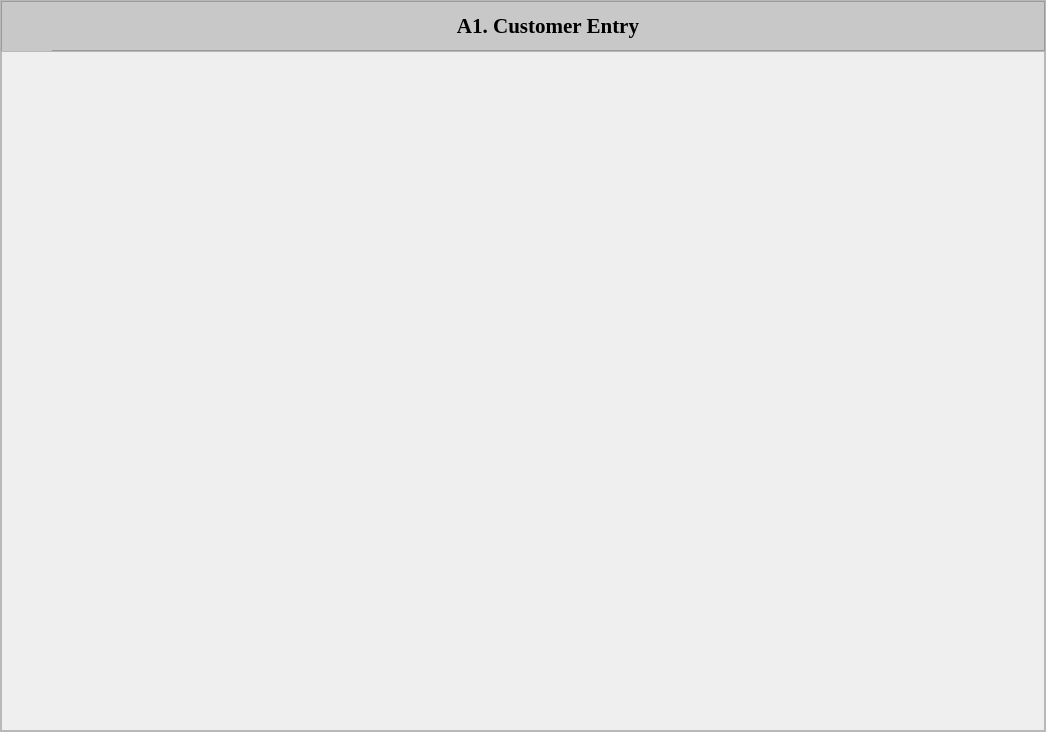
<?xml version="1.0" encoding="UTF-8"?>
<ui version="4.0">
 <class>MainWindow</class>
 <widget class="QMainWindow" name="MainWindow">
  <property name="geometry">
   <rect>
    <x>0</x>
    <y>0</y>
    <width>1046</width>
    <height>732</height>
   </rect>
  </property>
  <property name="sizePolicy">
   <sizepolicy hsizetype="Preferred" vsizetype="Preferred">
    <horstretch>0</horstretch>
    <verstretch>0</verstretch>
   </sizepolicy>
  </property>
  <property name="minimumSize">
   <size>
    <width>1000</width>
    <height>600</height>
   </size>
  </property>
  <property name="maximumSize">
   <size>
    <width>16777215</width>
    <height>16777215</height>
   </size>
  </property>
  <property name="windowTitle">
   <string>Master Maintenance</string>
  </property>
  <property name="layoutDirection">
   <enum>Qt::LeftToRight</enum>
  </property>
  <property name="autoFillBackground">
   <bool>false</bool>
  </property>
  <property name="styleSheet">
   <string notr="true"/>
  </property>
  <property name="dockNestingEnabled">
   <bool>false</bool>
  </property>
  <widget class="QWidget" name="centralwidget">
   <property name="minimumSize">
    <size>
     <width>1000</width>
     <height>600</height>
    </size>
   </property>
   <layout class="QHBoxLayout" name="horizontalLayout">
    <property name="spacing">
     <number>0</number>
    </property>
    <property name="leftMargin">
     <number>0</number>
    </property>
    <property name="topMargin">
     <number>0</number>
    </property>
    <property name="rightMargin">
     <number>0</number>
    </property>
    <property name="bottomMargin">
     <number>0</number>
    </property>
    <item>
     <widget class="QFrame" name="frame">
      <property name="minimumSize">
       <size>
        <width>990</width>
        <height>614</height>
       </size>
      </property>
      <property name="frameShape">
       <enum>QFrame::NoFrame</enum>
      </property>
      <property name="frameShadow">
       <enum>QFrame::Raised</enum>
      </property>
      <property name="lineWidth">
       <number>4</number>
      </property>
      <layout class="QHBoxLayout">
       <property name="spacing">
        <number>0</number>
       </property>
       <property name="leftMargin">
        <number>0</number>
       </property>
       <property name="topMargin">
        <number>0</number>
       </property>
       <property name="rightMargin">
        <number>0</number>
       </property>
       <property name="bottomMargin">
        <number>0</number>
       </property>
       <item alignment="Qt::AlignRight">
        <widget class="QFrame" name="sideMenuContainer">
         <property name="sizePolicy">
          <sizepolicy hsizetype="Maximum" vsizetype="Preferred">
           <horstretch>0</horstretch>
           <verstretch>0</verstretch>
          </sizepolicy>
         </property>
         <property name="minimumSize">
          <size>
           <width>0</width>
           <height>0</height>
          </size>
         </property>
         <property name="maximumSize">
          <size>
           <width>0</width>
           <height>16777215</height>
          </size>
         </property>
         <property name="styleSheet">
          <string notr="true">QFrame{
background-color: rgb(226, 226, 226);
}</string>
         </property>
         <property name="frameShape">
          <enum>QFrame::StyledPanel</enum>
         </property>
         <property name="frameShadow">
          <enum>QFrame::Raised</enum>
         </property>
         <property name="lineWidth">
          <number>0</number>
         </property>
         <layout class="QVBoxLayout" name="verticalLayout_3">
          <property name="spacing">
           <number>0</number>
          </property>
          <property name="leftMargin">
           <number>0</number>
          </property>
          <property name="topMargin">
           <number>0</number>
          </property>
          <property name="rightMargin">
           <number>0</number>
          </property>
          <property name="bottomMargin">
           <number>0</number>
          </property>
          <item>
           <widget class="QFrame" name="frame_2">
            <property name="minimumSize">
             <size>
              <width>200</width>
              <height>0</height>
             </size>
            </property>
            <property name="font">
             <font>
              <family>Century Gothic</family>
              <pointsize>15</pointsize>
              <italic>false</italic>
              <underline>false</underline>
             </font>
            </property>
            <property name="styleSheet">
             <string notr="true">QPushButton {
color: rgb(0, 0, 0);
border-style: outset;
padding: 0px;
border-width: 1px;
border-radius: 0px;
border-color: rgb(122, 122, 122);
background-color: rgb(225, 225, 225);
border-right: none;
border-left: none;
}
QPushButton:hover{
background-color: rgb(180, 255, 255);
border-color: rgb(85, 0, 255);
}
QGroupBox{
background-color: rgb(200, 200, 200);
border: none
}

</string>
            </property>
            <layout class="QVBoxLayout" name="verticalLayout">
             <property name="spacing">
              <number>0</number>
             </property>
             <property name="leftMargin">
              <number>0</number>
             </property>
             <property name="topMargin">
              <number>0</number>
             </property>
             <property name="rightMargin">
              <number>0</number>
             </property>
             <property name="bottomMargin">
              <number>0</number>
             </property>
             <item>
              <widget class="QLabel" name="menuLabel">
               <property name="minimumSize">
                <size>
                 <width>0</width>
                 <height>50</height>
                </size>
               </property>
               <property name="font">
                <font>
                 <family>Calibri</family>
                 <pointsize>15</pointsize>
                 <weight>50</weight>
                 <bold>false</bold>
                </font>
               </property>
               <property name="styleSheet">
                <string notr="true">background-color: rgb(200, 200, 200);</string>
               </property>
               <property name="text">
                <string>MENU</string>
               </property>
               <property name="alignment">
                <set>Qt::AlignCenter</set>
               </property>
              </widget>
             </item>
             <item>
              <widget class="QPushButton" name="customerEntryBtn">
               <property name="sizePolicy">
                <sizepolicy hsizetype="Minimum" vsizetype="Expanding">
                 <horstretch>0</horstretch>
                 <verstretch>0</verstretch>
                </sizepolicy>
               </property>
               <property name="minimumSize">
                <size>
                 <width>80</width>
                 <height>50</height>
                </size>
               </property>
               <property name="font">
                <font>
                 <pointsize>10</pointsize>
                 <weight>50</weight>
                 <italic>false</italic>
                 <bold>false</bold>
                </font>
               </property>
               <property name="styleSheet">
                <string notr="true"/>
               </property>
               <property name="text">
                <string>Customer Entry</string>
               </property>
               <property name="default">
                <bool>false</bool>
               </property>
               <property name="flat">
                <bool>false</bool>
               </property>
              </widget>
             </item>
             <item>
              <widget class="QPushButton" name="contPriceOneBtn">
               <property name="sizePolicy">
                <sizepolicy hsizetype="Minimum" vsizetype="Expanding">
                 <horstretch>0</horstretch>
                 <verstretch>0</verstretch>
                </sizepolicy>
               </property>
               <property name="minimumSize">
                <size>
                 <width>80</width>
                 <height>50</height>
                </size>
               </property>
               <property name="font">
                <font>
                 <pointsize>10</pointsize>
                 <weight>50</weight>
                 <italic>false</italic>
                 <bold>false</bold>
                </font>
               </property>
               <property name="text">
                <string>Contractor Price List-1</string>
               </property>
               <property name="default">
                <bool>false</bool>
               </property>
               <property name="flat">
                <bool>false</bool>
               </property>
              </widget>
             </item>
             <item>
              <widget class="QPushButton" name="rwContBtn">
               <property name="sizePolicy">
                <sizepolicy hsizetype="Minimum" vsizetype="Expanding">
                 <horstretch>0</horstretch>
                 <verstretch>0</verstretch>
                </sizepolicy>
               </property>
               <property name="minimumSize">
                <size>
                 <width>80</width>
                 <height>50</height>
                </size>
               </property>
               <property name="font">
                <font>
                 <pointsize>10</pointsize>
                 <weight>50</weight>
                 <italic>false</italic>
                 <bold>false</bold>
                </font>
               </property>
               <property name="text">
                <string>RW Contractor</string>
               </property>
               <property name="default">
                <bool>false</bool>
               </property>
               <property name="flat">
                <bool>false</bool>
               </property>
              </widget>
             </item>
             <item>
              <widget class="QPushButton" name="contPriceTwoBtn">
               <property name="sizePolicy">
                <sizepolicy hsizetype="Minimum" vsizetype="Expanding">
                 <horstretch>0</horstretch>
                 <verstretch>0</verstretch>
                </sizepolicy>
               </property>
               <property name="minimumSize">
                <size>
                 <width>80</width>
                 <height>50</height>
                </size>
               </property>
               <property name="font">
                <font>
                 <pointsize>10</pointsize>
                 <weight>50</weight>
                 <italic>false</italic>
                 <bold>false</bold>
                </font>
               </property>
               <property name="text">
                <string>Contractor Price List-2</string>
               </property>
               <property name="default">
                <bool>false</bool>
               </property>
               <property name="flat">
                <bool>false</bool>
               </property>
              </widget>
             </item>
             <item>
              <widget class="QPushButton" name="rwSupplierBtn">
               <property name="sizePolicy">
                <sizepolicy hsizetype="Minimum" vsizetype="Expanding">
                 <horstretch>0</horstretch>
                 <verstretch>0</verstretch>
                </sizepolicy>
               </property>
               <property name="minimumSize">
                <size>
                 <width>80</width>
                 <height>50</height>
                </size>
               </property>
               <property name="font">
                <font>
                 <pointsize>10</pointsize>
                 <weight>50</weight>
                 <italic>false</italic>
                 <bold>false</bold>
                </font>
               </property>
               <property name="text">
                <string>RW Supplier</string>
               </property>
               <property name="default">
                <bool>false</bool>
               </property>
               <property name="flat">
                <bool>false</bool>
               </property>
              </widget>
             </item>
             <item>
              <widget class="QPushButton" name="contPriceFJBtn">
               <property name="sizePolicy">
                <sizepolicy hsizetype="Minimum" vsizetype="Expanding">
                 <horstretch>0</horstretch>
                 <verstretch>0</verstretch>
                </sizepolicy>
               </property>
               <property name="minimumSize">
                <size>
                 <width>80</width>
                 <height>50</height>
                </size>
               </property>
               <property name="font">
                <font>
                 <pointsize>10</pointsize>
                 <weight>50</weight>
                 <italic>false</italic>
                 <bold>false</bold>
                </font>
               </property>
               <property name="text">
                <string>Contractor Price List (Fj)</string>
               </property>
               <property name="default">
                <bool>false</bool>
               </property>
               <property name="flat">
                <bool>false</bool>
               </property>
              </widget>
             </item>
             <item>
              <widget class="QPushButton" name="userMaintBtn">
               <property name="sizePolicy">
                <sizepolicy hsizetype="Minimum" vsizetype="Expanding">
                 <horstretch>0</horstretch>
                 <verstretch>0</verstretch>
                </sizepolicy>
               </property>
               <property name="minimumSize">
                <size>
                 <width>80</width>
                 <height>50</height>
                </size>
               </property>
               <property name="font">
                <font>
                 <pointsize>10</pointsize>
                 <weight>50</weight>
                 <italic>false</italic>
                 <bold>false</bold>
                </font>
               </property>
               <property name="text">
                <string>User Maintenance</string>
               </property>
               <property name="default">
                <bool>false</bool>
               </property>
               <property name="flat">
                <bool>false</bool>
               </property>
              </widget>
             </item>
             <item>
              <widget class="QPushButton" name="fwContChargeBtn">
               <property name="sizePolicy">
                <sizepolicy hsizetype="Minimum" vsizetype="Expanding">
                 <horstretch>0</horstretch>
                 <verstretch>0</verstretch>
                </sizepolicy>
               </property>
               <property name="minimumSize">
                <size>
                 <width>80</width>
                 <height>50</height>
                </size>
               </property>
               <property name="font">
                <font>
                 <pointsize>10</pointsize>
                 <weight>50</weight>
                 <italic>false</italic>
                 <bold>false</bold>
                </font>
               </property>
               <property name="text">
                <string>FW Contractor Charges</string>
               </property>
               <property name="default">
                <bool>false</bool>
               </property>
               <property name="flat">
                <bool>false</bool>
               </property>
              </widget>
             </item>
             <item>
              <widget class="QPushButton" name="kdChargeBtn">
               <property name="sizePolicy">
                <sizepolicy hsizetype="Minimum" vsizetype="Expanding">
                 <horstretch>0</horstretch>
                 <verstretch>0</verstretch>
                </sizepolicy>
               </property>
               <property name="minimumSize">
                <size>
                 <width>80</width>
                 <height>50</height>
                </size>
               </property>
               <property name="font">
                <font>
                 <pointsize>10</pointsize>
                 <weight>50</weight>
                 <italic>false</italic>
                 <bold>false</bold>
                </font>
               </property>
               <property name="text">
                <string>KD Charge</string>
               </property>
               <property name="default">
                <bool>false</bool>
               </property>
               <property name="flat">
                <bool>false</bool>
               </property>
              </widget>
             </item>
             <item>
              <widget class="QPushButton" name="rwChargeDurationBtn">
               <property name="sizePolicy">
                <sizepolicy hsizetype="Minimum" vsizetype="Expanding">
                 <horstretch>0</horstretch>
                 <verstretch>0</verstretch>
                </sizepolicy>
               </property>
               <property name="minimumSize">
                <size>
                 <width>80</width>
                 <height>50</height>
                </size>
               </property>
               <property name="font">
                <font>
                 <pointsize>10</pointsize>
                 <weight>50</weight>
                 <italic>false</italic>
                 <bold>false</bold>
                </font>
               </property>
               <property name="text">
                <string>RW Charge Duration</string>
               </property>
               <property name="default">
                <bool>false</bool>
               </property>
               <property name="flat">
                <bool>false</bool>
               </property>
              </widget>
             </item>
             <item>
              <widget class="QPushButton" name="ptChargeBtn">
               <property name="sizePolicy">
                <sizepolicy hsizetype="Minimum" vsizetype="Expanding">
                 <horstretch>0</horstretch>
                 <verstretch>0</verstretch>
                </sizepolicy>
               </property>
               <property name="minimumSize">
                <size>
                 <width>80</width>
                 <height>50</height>
                </size>
               </property>
               <property name="font">
                <font>
                 <pointsize>10</pointsize>
                 <weight>50</weight>
                 <italic>false</italic>
                 <bold>false</bold>
                </font>
               </property>
               <property name="text">
                <string>PT Charge</string>
               </property>
               <property name="default">
                <bool>false</bool>
               </property>
               <property name="flat">
                <bool>false</bool>
               </property>
              </widget>
             </item>
             <item>
              <widget class="QPushButton" name="fwrwSpeciesBtn">
               <property name="sizePolicy">
                <sizepolicy hsizetype="Minimum" vsizetype="Expanding">
                 <horstretch>0</horstretch>
                 <verstretch>0</verstretch>
                </sizepolicy>
               </property>
               <property name="minimumSize">
                <size>
                 <width>80</width>
                 <height>50</height>
                </size>
               </property>
               <property name="font">
                <font>
                 <pointsize>10</pointsize>
                 <weight>50</weight>
                 <italic>false</italic>
                 <bold>false</bold>
                </font>
               </property>
               <property name="text">
                <string>FW/RW Species</string>
               </property>
               <property name="default">
                <bool>false</bool>
               </property>
               <property name="flat">
                <bool>false</bool>
               </property>
              </widget>
             </item>
             <item>
              <widget class="QPushButton" name="stockInvoiceBtn">
               <property name="sizePolicy">
                <sizepolicy hsizetype="Minimum" vsizetype="Expanding">
                 <horstretch>0</horstretch>
                 <verstretch>0</verstretch>
                </sizepolicy>
               </property>
               <property name="minimumSize">
                <size>
                 <width>80</width>
                 <height>50</height>
                </size>
               </property>
               <property name="font">
                <font>
                 <pointsize>10</pointsize>
                 <weight>50</weight>
                 <italic>false</italic>
                 <bold>false</bold>
                </font>
               </property>
               <property name="text">
                <string>Stock Invoice</string>
               </property>
               <property name="default">
                <bool>false</bool>
               </property>
               <property name="flat">
                <bool>false</bool>
               </property>
              </widget>
             </item>
             <item>
              <widget class="QPushButton" name="fwCancelNoBtn">
               <property name="sizePolicy">
                <sizepolicy hsizetype="Minimum" vsizetype="Expanding">
                 <horstretch>0</horstretch>
                 <verstretch>0</verstretch>
                </sizepolicy>
               </property>
               <property name="minimumSize">
                <size>
                 <width>80</width>
                 <height>50</height>
                </size>
               </property>
               <property name="font">
                <font>
                 <pointsize>10</pointsize>
                 <weight>50</weight>
                 <italic>false</italic>
                 <bold>false</bold>
                </font>
               </property>
               <property name="text">
                <string>FW Cancel No</string>
               </property>
               <property name="default">
                <bool>false</bool>
               </property>
               <property name="flat">
                <bool>false</bool>
               </property>
              </widget>
             </item>
            </layout>
           </widget>
          </item>
         </layout>
        </widget>
       </item>
       <item>
        <widget class="QFrame" name="frame_4">
         <property name="sizePolicy">
          <sizepolicy hsizetype="Preferred" vsizetype="Preferred">
           <horstretch>0</horstretch>
           <verstretch>0</verstretch>
          </sizepolicy>
         </property>
         <property name="minimumSize">
          <size>
           <width>0</width>
           <height>0</height>
          </size>
         </property>
         <property name="frameShape">
          <enum>QFrame::StyledPanel</enum>
         </property>
         <property name="frameShadow">
          <enum>QFrame::Raised</enum>
         </property>
         <property name="lineWidth">
          <number>0</number>
         </property>
         <layout class="QVBoxLayout" name="verticalLayout_2">
          <property name="spacing">
           <number>0</number>
          </property>
          <property name="leftMargin">
           <number>0</number>
          </property>
          <property name="topMargin">
           <number>0</number>
          </property>
          <property name="rightMargin">
           <number>0</number>
          </property>
          <property name="bottomMargin">
           <number>0</number>
          </property>
          <item>
           <widget class="QFrame" name="frame_6">
            <property name="minimumSize">
             <size>
              <width>0</width>
              <height>50</height>
             </size>
            </property>
            <property name="maximumSize">
             <size>
              <width>16777215</width>
              <height>50</height>
             </size>
            </property>
            <property name="styleSheet">
             <string notr="true">background-color: rgb(200, 200, 200);</string>
            </property>
            <property name="frameShape">
             <enum>QFrame::StyledPanel</enum>
            </property>
            <property name="frameShadow">
             <enum>QFrame::Raised</enum>
            </property>
            <property name="lineWidth">
             <number>0</number>
            </property>
            <layout class="QFormLayout" name="formLayout">
             <property name="horizontalSpacing">
              <number>0</number>
             </property>
             <property name="verticalSpacing">
              <number>0</number>
             </property>
             <property name="leftMargin">
              <number>0</number>
             </property>
             <property name="topMargin">
              <number>0</number>
             </property>
             <property name="rightMargin">
              <number>0</number>
             </property>
             <property name="bottomMargin">
              <number>0</number>
             </property>
             <item row="0" column="0">
              <widget class="QPushButton" name="sideMenuBtn">
               <property name="minimumSize">
                <size>
                 <width>50</width>
                 <height>50</height>
                </size>
               </property>
               <property name="maximumSize">
                <size>
                 <width>50</width>
                 <height>50</height>
                </size>
               </property>
               <property name="styleSheet">
                <string notr="true">QPushButton {
color: rgb(0, 0, 0);
border-style: none;
padding: 2px;
border-width: 0px;
border-radius: 0px;
border-color: rgb(122, 122, 122);
background-color: rgb(200, 200, 200);
}
QPushButton:hover{
background-color: rgb(180, 255, 255);
border-color: rgb(85, 0, 255);
}</string>
               </property>
               <property name="text">
                <string/>
               </property>
               <property name="icon">
                <iconset>
                 <normaloff>:/icons/icons/menu-bar.png</normaloff>:/icons/icons/menu-bar.png</iconset>
               </property>
               <property name="iconSize">
                <size>
                 <width>33</width>
                 <height>33</height>
                </size>
               </property>
              </widget>
             </item>
             <item row="0" column="1">
              <widget class="QStackedWidget" name="stackedTitle">
               <property name="sizePolicy">
                <sizepolicy hsizetype="Preferred" vsizetype="Preferred">
                 <horstretch>0</horstretch>
                 <verstretch>0</verstretch>
                </sizepolicy>
               </property>
               <property name="font">
                <font>
                 <family>Times New Roman</family>
                 <pointsize>16</pointsize>
                 <weight>75</weight>
                 <bold>true</bold>
                </font>
               </property>
               <property name="frameShadow">
                <enum>QFrame::Raised</enum>
               </property>
               <property name="currentIndex">
                <number>0</number>
               </property>
               <widget class="QWidget" name="page">
                <layout class="QHBoxLayout" name="horizontalLayout_3">
                 <item>
                  <widget class="QLabel" name="label">
                   <property name="font">
                    <font>
                     <family>Times New Roman</family>
                     <pointsize>16</pointsize>
                     <weight>75</weight>
                     <bold>true</bold>
                    </font>
                   </property>
                   <property name="text">
                    <string>A1. Customer Entry</string>
                   </property>
                   <property name="alignment">
                    <set>Qt::AlignCenter</set>
                   </property>
                  </widget>
                 </item>
                </layout>
               </widget>
               <widget class="QWidget" name="page_2">
                <layout class="QHBoxLayout" name="horizontalLayout_4">
                 <item>
                  <widget class="QLabel" name="label_2">
                   <property name="font">
                    <font>
                     <family>Times New Roman</family>
                     <pointsize>16</pointsize>
                     <weight>75</weight>
                     <bold>true</bold>
                    </font>
                   </property>
                   <property name="text">
                    <string>A2. Contractor Master Data Entry</string>
                   </property>
                   <property name="alignment">
                    <set>Qt::AlignCenter</set>
                   </property>
                  </widget>
                 </item>
                </layout>
               </widget>
               <widget class="QWidget" name="page_3">
                <layout class="QHBoxLayout" name="horizontalLayout_6">
                 <item>
                  <widget class="QLabel" name="label_3">
                   <property name="font">
                    <font>
                     <family>Times New Roman</family>
                     <pointsize>16</pointsize>
                     <weight>75</weight>
                     <bold>true</bold>
                    </font>
                   </property>
                   <property name="text">
                    <string>A3. Rubber Wood Supplier Master Data Entry</string>
                   </property>
                   <property name="alignment">
                    <set>Qt::AlignCenter</set>
                   </property>
                  </widget>
                 </item>
                </layout>
               </widget>
               <widget class="QWidget" name="page_4">
                <layout class="QHBoxLayout" name="horizontalLayout_7">
                 <item>
                  <widget class="QLabel" name="label_4">
                   <property name="font">
                    <font>
                     <family>Times New Roman</family>
                     <pointsize>16</pointsize>
                     <weight>75</weight>
                     <bold>true</bold>
                    </font>
                   </property>
                   <property name="text">
                    <string>A4. User Authorization Maintenance</string>
                   </property>
                   <property name="alignment">
                    <set>Qt::AlignCenter</set>
                   </property>
                  </widget>
                 </item>
                </layout>
               </widget>
               <widget class="QWidget" name="page_5">
                <layout class="QHBoxLayout" name="horizontalLayout_8">
                 <item>
                  <widget class="QLabel" name="label_5">
                   <property name="minimumSize">
                    <size>
                     <width>0</width>
                     <height>0</height>
                    </size>
                   </property>
                   <property name="font">
                    <font>
                     <family>Times New Roman</family>
                     <pointsize>16</pointsize>
                     <weight>75</weight>
                     <bold>true</bold>
                    </font>
                   </property>
                   <property name="text">
                    <string>A5. KD Charges By Customer</string>
                   </property>
                   <property name="alignment">
                    <set>Qt::AlignCenter</set>
                   </property>
                  </widget>
                 </item>
                </layout>
               </widget>
               <widget class="QWidget" name="page_6">
                <layout class="QHBoxLayout" name="horizontalLayout_9">
                 <item>
                  <widget class="QLabel" name="label_6">
                   <property name="font">
                    <font>
                     <family>Times New Roman</family>
                     <pointsize>16</pointsize>
                     <weight>75</weight>
                     <bold>true</bold>
                    </font>
                   </property>
                   <property name="text">
                    <string>A6. PT Charges By Customer</string>
                   </property>
                   <property name="alignment">
                    <set>Qt::AlignCenter</set>
                   </property>
                  </widget>
                 </item>
                </layout>
               </widget>
               <widget class="QWidget" name="page_7">
                <layout class="QHBoxLayout" name="horizontalLayout_10">
                 <item>
                  <widget class="QLabel" name="label_7">
                   <property name="font">
                    <font>
                     <family>Times New Roman</family>
                     <pointsize>16</pointsize>
                     <weight>75</weight>
                     <bold>true</bold>
                    </font>
                   </property>
                   <property name="text">
                    <string>A7. Storage Invoice No</string>
                   </property>
                   <property name="alignment">
                    <set>Qt::AlignCenter</set>
                   </property>
                  </widget>
                 </item>
                </layout>
               </widget>
               <widget class="QWidget" name="page_8">
                <layout class="QHBoxLayout" name="horizontalLayout_11">
                 <item>
                  <widget class="QLabel" name="label_8">
                   <property name="font">
                    <font>
                     <family>Times New Roman</family>
                     <pointsize>16</pointsize>
                     <weight>75</weight>
                     <bold>true</bold>
                    </font>
                   </property>
                   <property name="text">
                    <string>A8. Price List For Contractor Master Data Entry</string>
                   </property>
                   <property name="alignment">
                    <set>Qt::AlignCenter</set>
                   </property>
                  </widget>
                 </item>
                </layout>
               </widget>
               <widget class="QWidget" name="page_9">
                <layout class="QHBoxLayout" name="horizontalLayout_12">
                 <item>
                  <widget class="QLabel" name="label_9">
                   <property name="font">
                    <font>
                     <family>Times New Roman</family>
                     <pointsize>16</pointsize>
                     <weight>75</weight>
                     <bold>true</bold>
                    </font>
                   </property>
                   <property name="text">
                    <string>A9. Price List For Contractor Master Data Entry</string>
                   </property>
                   <property name="alignment">
                    <set>Qt::AlignCenter</set>
                   </property>
                  </widget>
                 </item>
                </layout>
               </widget>
               <widget class="QWidget" name="page_10">
                <layout class="QHBoxLayout" name="horizontalLayout_13">
                 <item>
                  <widget class="QLabel" name="label_10">
                   <property name="font">
                    <font>
                     <family>Times New Roman</family>
                     <pointsize>16</pointsize>
                     <weight>75</weight>
                     <bold>true</bold>
                    </font>
                   </property>
                   <property name="text">
                    <string>A10. Finger Joint Price List For Contractor Master Data Entry</string>
                   </property>
                   <property name="alignment">
                    <set>Qt::AlignCenter</set>
                   </property>
                  </widget>
                 </item>
                </layout>
               </widget>
               <widget class="QWidget" name="page_11">
                <layout class="QHBoxLayout" name="horizontalLayout_14">
                 <item>
                  <widget class="QLabel" name="label_11">
                   <property name="font">
                    <font>
                     <family>Times New Roman</family>
                     <pointsize>16</pointsize>
                     <weight>75</weight>
                     <bold>true</bold>
                    </font>
                   </property>
                   <property name="text">
                    <string>A11. Forest Wood Contractor Charges Master Maintenance</string>
                   </property>
                   <property name="alignment">
                    <set>Qt::AlignCenter</set>
                   </property>
                  </widget>
                 </item>
                </layout>
               </widget>
               <widget class="QWidget" name="page_12">
                <layout class="QHBoxLayout" name="horizontalLayout_15">
                 <item>
                  <widget class="QLabel" name="label_12">
                   <property name="font">
                    <font>
                     <family>Times New Roman</family>
                     <pointsize>16</pointsize>
                     <weight>75</weight>
                     <bold>true</bold>
                    </font>
                   </property>
                   <property name="text">
                    <string>A12. Rubber Wood Charge Duration Data Entry</string>
                   </property>
                   <property name="alignment">
                    <set>Qt::AlignCenter</set>
                   </property>
                  </widget>
                 </item>
                </layout>
               </widget>
               <widget class="QWidget" name="page_13">
                <layout class="QHBoxLayout" name="horizontalLayout_16">
                 <item>
                  <widget class="QLabel" name="label_13">
                   <property name="font">
                    <font>
                     <family>Times New Roman</family>
                     <pointsize>16</pointsize>
                     <weight>75</weight>
                     <bold>true</bold>
                    </font>
                   </property>
                   <property name="text">
                    <string>A13. Forest/Rubber Wood Species Data Entry</string>
                   </property>
                   <property name="alignment">
                    <set>Qt::AlignCenter</set>
                   </property>
                  </widget>
                 </item>
                </layout>
               </widget>
               <widget class="QWidget" name="page_14">
                <layout class="QHBoxLayout" name="horizontalLayout_17">
                 <item>
                  <widget class="QLabel" name="label_14">
                   <property name="font">
                    <font>
                     <family>Times New Roman</family>
                     <pointsize>16</pointsize>
                     <weight>75</weight>
                     <bold>true</bold>
                    </font>
                   </property>
                   <property name="text">
                    <string>A14. Forest Wood Cancel No</string>
                   </property>
                   <property name="alignment">
                    <set>Qt::AlignCenter</set>
                   </property>
                  </widget>
                 </item>
                </layout>
               </widget>
               <widget class="QWidget" name="page_15">
                <layout class="QHBoxLayout" name="horizontalLayout_18">
                 <item>
                  <widget class="QLabel" name="label_15">
                   <property name="font">
                    <font>
                     <family>Times New Roman</family>
                     <pointsize>16</pointsize>
                     <weight>75</weight>
                     <bold>true</bold>
                    </font>
                   </property>
                   <property name="text">
                    <string>A15. Invoice No Master Maintenance</string>
                   </property>
                   <property name="alignment">
                    <set>Qt::AlignCenter</set>
                   </property>
                  </widget>
                 </item>
                </layout>
               </widget>
               <widget class="QWidget" name="page_16">
                <layout class="QHBoxLayout" name="horizontalLayout_19">
                 <item>
                  <widget class="QLabel" name="label_16">
                   <property name="font">
                    <font>
                     <family>Times New Roman</family>
                     <pointsize>16</pointsize>
                     <weight>75</weight>
                     <bold>true</bold>
                    </font>
                   </property>
                   <property name="text">
                    <string>A16. Forest Wood Serial No Master Maintenance</string>
                   </property>
                   <property name="alignment">
                    <set>Qt::AlignCenter</set>
                   </property>
                  </widget>
                 </item>
                </layout>
               </widget>
               <widget class="QWidget" name="page_17">
                <layout class="QHBoxLayout" name="horizontalLayout_20">
                 <item>
                  <widget class="QLabel" name="label_17">
                   <property name="font">
                    <font>
                     <family>Times New Roman</family>
                     <pointsize>16</pointsize>
                     <weight>75</weight>
                     <bold>true</bold>
                    </font>
                   </property>
                   <property name="text">
                    <string>A17. Lorry Transport Charges</string>
                   </property>
                   <property name="alignment">
                    <set>Qt::AlignCenter</set>
                   </property>
                  </widget>
                 </item>
                </layout>
               </widget>
               <widget class="QWidget" name="page_18">
                <layout class="QHBoxLayout" name="horizontalLayout_21">
                 <item>
                  <widget class="QLabel" name="label_18">
                   <property name="font">
                    <font>
                     <family>Times New Roman</family>
                     <pointsize>16</pointsize>
                     <weight>75</weight>
                     <bold>true</bold>
                    </font>
                   </property>
                   <property name="text">
                    <string>A18. Convective M3/Ton</string>
                   </property>
                   <property name="alignment">
                    <set>Qt::AlignCenter</set>
                   </property>
                  </widget>
                 </item>
                </layout>
               </widget>
              </widget>
             </item>
            </layout>
            <zorder>stackedTitle</zorder>
            <zorder>sideMenuBtn</zorder>
           </widget>
          </item>
          <item>
           <widget class="QFrame" name="frame_11">
            <property name="sizePolicy">
             <sizepolicy hsizetype="Preferred" vsizetype="Expanding">
              <horstretch>0</horstretch>
              <verstretch>0</verstretch>
             </sizepolicy>
            </property>
            <property name="minimumSize">
             <size>
              <width>400</width>
              <height>600</height>
             </size>
            </property>
            <property name="frameShape">
             <enum>QFrame::StyledPanel</enum>
            </property>
            <property name="frameShadow">
             <enum>QFrame::Raised</enum>
            </property>
            <layout class="QGridLayout" name="gridLayout">
             <property name="leftMargin">
              <number>0</number>
             </property>
             <property name="topMargin">
              <number>20</number>
             </property>
             <property name="rightMargin">
              <number>0</number>
             </property>
             <property name="bottomMargin">
              <number>0</number>
             </property>
             <property name="spacing">
              <number>0</number>
             </property>
             <item row="0" column="0">
              <widget class="QStackedWidget" name="stackedWidget">
               <property name="minimumSize">
                <size>
                 <width>400</width>
                 <height>600</height>
                </size>
               </property>
               <property name="font">
                <font>
                 <pointsize>12</pointsize>
                </font>
               </property>
               <property name="currentIndex">
                <number>-1</number>
               </property>
              </widget>
             </item>
            </layout>
           </widget>
          </item>
         </layout>
        </widget>
       </item>
      </layout>
      <zorder>frame_4</zorder>
      <zorder>sideMenuContainer</zorder>
     </widget>
    </item>
   </layout>
  </widget>
 </widget>
 <resources/>
 <connections/>
</ui>
